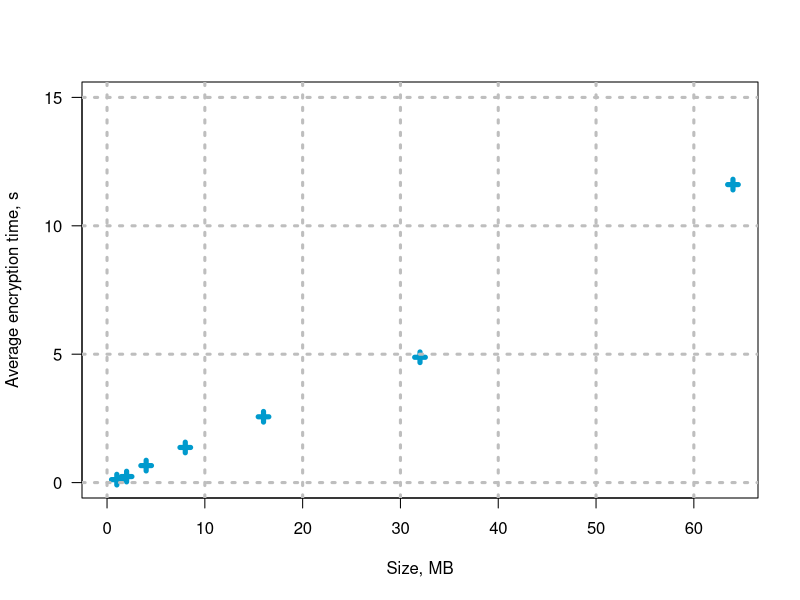

Here is the R script that generated this plot:
data<-read.table("results.dat");
agg<-aggregate(data, list(data$V2), mean);
print(agg);
pdf("aes_encryption_duration.pdf", height=4);
plot(agg$V2, agg$V1/1000, col="deepskyblue3", pch=3, lwd=5, main="", xlim=c(0, 64), ylim=c(0, 15), las=1, xlab="Size, MB", ylab="Average encryption time, s");
#points(agg$V2, agg$V1/1000, col="grey", lwd=4, type="l");
grid(col="grey", lwd=3);
dev.off();
